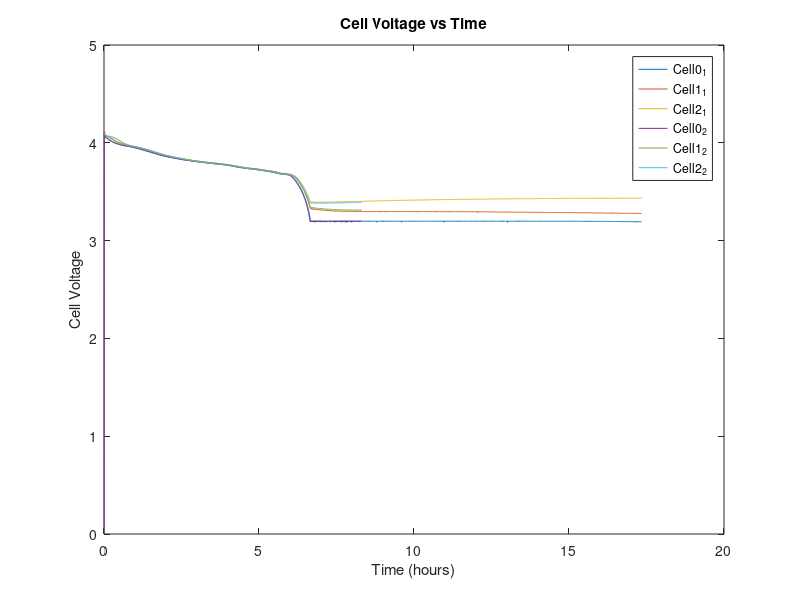
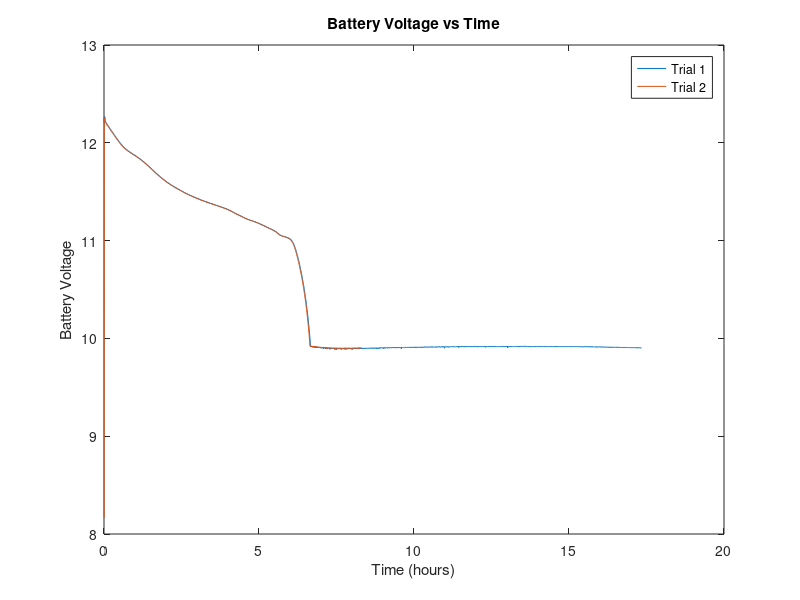

These charts were generated, in order, by the following MATLAB code:
% Clayton Auld
% ITEST development: plotting LiPo battery curve

clear;clc;
time1=dlmread('batterytest1.csv',',','A2..A3467')/3600;
% time1=time/60;
% time2=time/3600;
Cell0_1=dlmread('batterytest1.csv',',','B2..B3467');
Cell1_1=dlmread('batterytest1.csv',',','C2..C3467');
Cell2_1=dlmread('batterytest1.csv',',','D2..D3467');

time2=dlmread('batterytest2.csv',',','A2..A1661')/3600;
% time1=time/60;
% time2=time/3600;
Cell0_2=dlmread('batterytest2.csv',',','B2..B1661');
Cell1_2=dlmread('batterytest2.csv',',','C2..C1661');
Cell2_2=dlmread('batterytest2.csv',',','D2..D1661');

figure(1)
%subplot(3,1,3)
plot(time1,Cell0_1,time1,Cell1_1,time1,Cell2_1,time2,Cell0_2,time2,Cell1_2,time2,Cell2_2)
xlabel('Time (hours)')
ylabel('Cell Voltage')
title('Cell Voltage vs Time')
legend('Cell0_1','Cell1_1','Cell2_1','Cell0_2','Cell1_2','Cell2_2')

figure(2)
Bat_Volts1=Cell0_1+Cell1_1+Cell2_1;
Bat_Volts2=Cell0_2+Cell1_2+Cell2_2;
plot(time1,Bat_Volts1,time2,Bat_Volts2)
xlabel('Time (hours)')
ylabel('Battery Voltage')
title('Battery Voltage vs Time')
legend('Trial 1','Trial 2')

